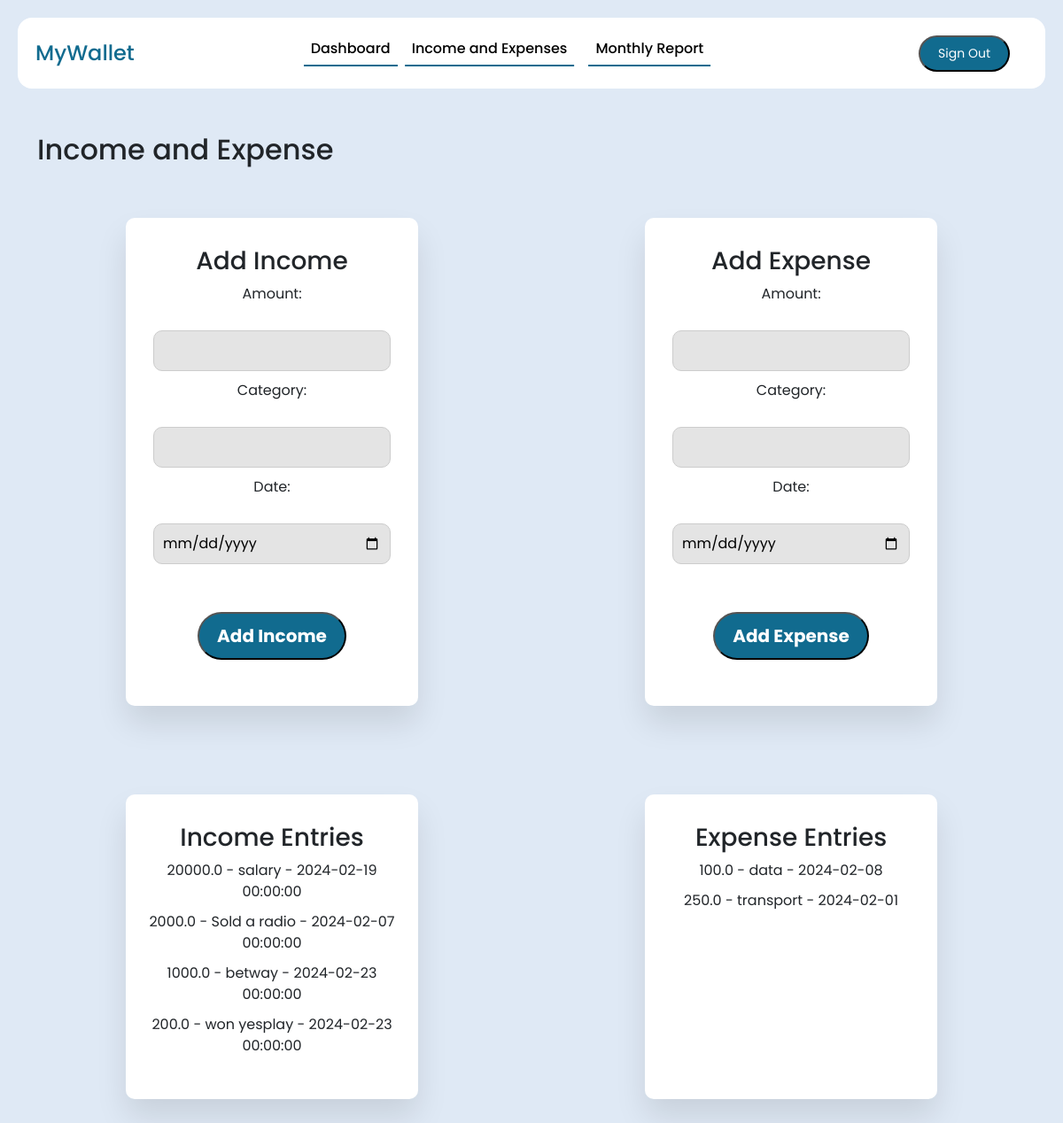
Before: /income_expense (signed in) with the older database file.
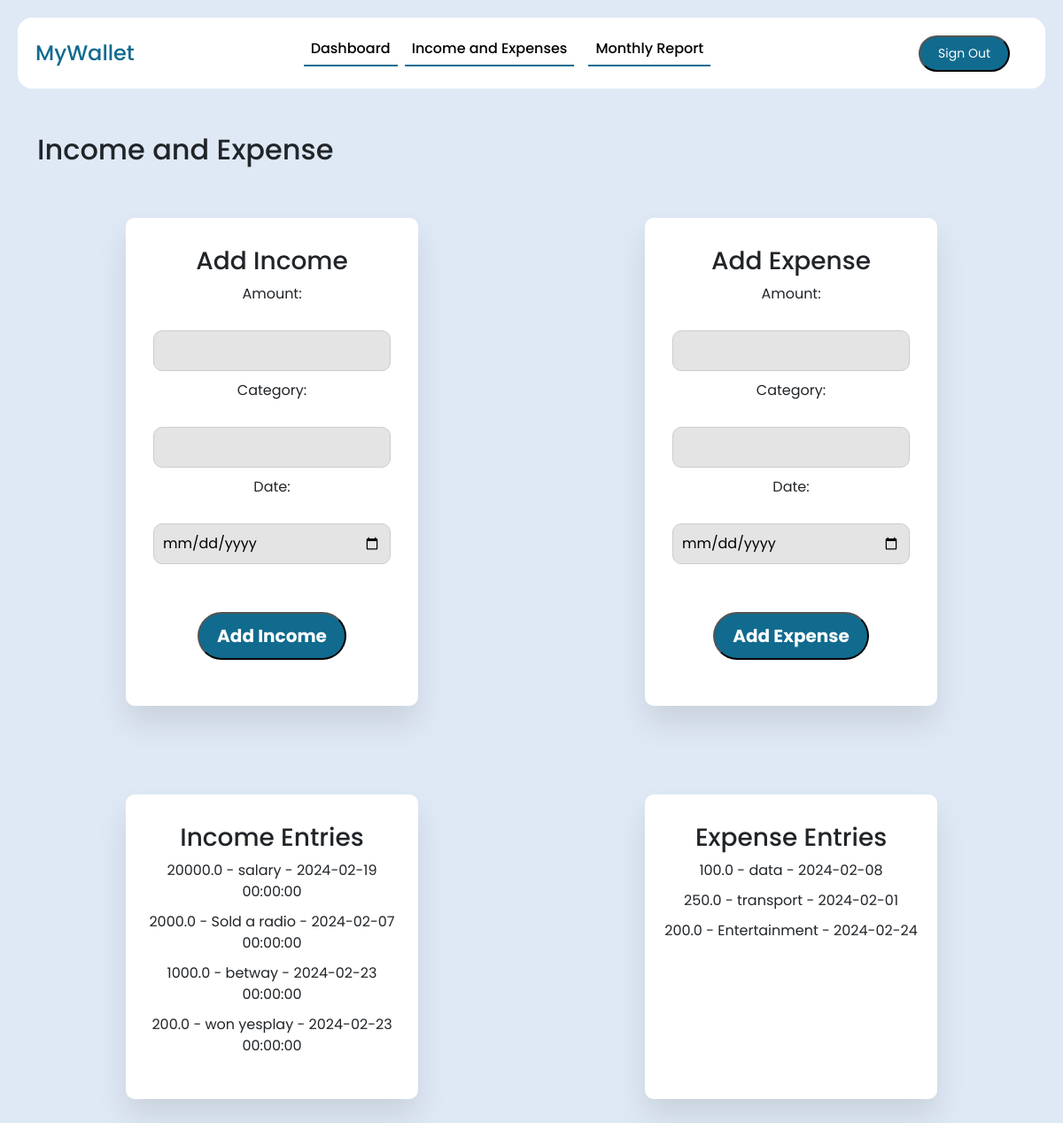
After: the same page with the newer database file.
### website/models.py (models this page shows, shortened)
class Income(db.Model):
    id = db.Column(db.Integer, primary_key=True)
    amount = db.Column(db.Float, nullable=False)
    date = db.Column(db.DateTime(timezone=True),default=func.now())
    category = db.Column(db.String(50), nullable=False)
    user_id = db.Column(db.Integer, db.ForeignKey('user.id'), nullable=False)

class Expense(db.Model):
    id = db.Column(db.Integer, primary_key=True)
    amount = db.Column(db.Float, nullable=False)
    date = db.Column(db.Date, nullable=False)
    category = db.Column(db.String(50), nullable=False)
    user_id = db.Column(db.Integer, db.ForeignKey('user.id'),nullable=False)

### website/views.py (the view)
@views.route('/income_expense')
@login_required
def income_expense():
    user = current_user #define user
    return render_template('income_expense.html', user=user)

### website/__init__.py (called while the page is built)
def create_app():
    app = Flask(__name__)
    app.config['SECRET_KEY'] = 'the secret key'
    app.config['SQLALCHEMY_DATABASE_URI'] = f'sqlite:///{DB_NAME}'
    db.init_app(app)
    from .views import views
    from .auth import auth
    from .models import User
    app.register_blueprint(views, url_prefix='/')
    app.register_blueprint(auth, url_prefix='/')
    login_manager = LoginManager()
    login_manager.login_view= 'auth.sign_in'  # type: ignore
    login_manager.init_app(app)
    @login_manager.user_loader
    def load_user(id):
        return User.query.get(int(id))
    with app.app_context(): #can remove this line if don't solve problem
        create_database()
    return app

### website/templates/income_expense.html (shortened to what this page needs)
<!DOCTYPE html>
<html lang="en">
<head>
    <link
      href="https://cdn.jsdelivr.net/npm/bootstrap@5.3.2/dist/css/bootstrap.min.css"
      rel="stylesheet"
    />
    <link rel="stylesheet" type="text/css" href="{{ url_for('static', filename='styles.css') }}">
    <link
      rel="stylesheet"
      type="text/css"
      href="{{ url_for('static', filename='navbar.css') }}"
    />
</head>
<body>
   <header class="navbar-header">
      <nav class="navbar navbar-expand-lg fixed-top">
        <div class="container-fluid">
          <a class="navbar-brand me-auto" href="{{url_for('views.home')}}">MyWallet</a>
          <div
            class="offcanvas offcanvas-end"
            tabindex="-1"
            id="offcanvasNavbar"
            aria-labelledby="offcanvasNavbarLabel"
          >
            <div class="offcanvas-body">
              <ul class="navbar-nav justify-content-center flex-grow-1 pe-3">
                <li class="nav-item">
                  <a
                    class="nav-link active"
                    aria-current="page"
                    href="{{url_for('views.dashboard')}}"
                    >Dashboard</a
                  >
                </li>
                <li class="nav-item">
                  <a
                    class="nav-link active mx-lg-2"
                    aria-current="page"
                    href="{{url_for('views.income_expense')}}"
                    >Income and Expenses</a
                  >
                </li>
                <li class="nav-item">
                  <a
                    class="nav-link active mx-lg-2"
                    aria-current="page"
                    href="{{url_for('views.monthly_report')}}"
                    >Monthly Report</a
                  >
                </li>
              </ul>
            </div>
          </div>
          <a href="{{ url_for('auth.sign_out') }}"><button class="signout-button">Sign Out</button></a>
        </div>
      </nav>
    </header>
    <div class="container">
      <h2>Income and Expense</h2>
    <div class="rex">
      <div id="income" class="wrapper">
      <h3>Add Income</h3>
    <form action="{{ url_for('views.add_income') }}" method="post">
        <label for="amount">Amount:</label><br>
        <input type="text" id="amount" name="amount" required><br>
        <label for="category">Category:</label><br>
        <input type="text" id="category" name="category" required><br>
        <label for="date">Date:</label><br>
        <input type="date" id="date" name="date" required><br><br>
        <button type="submit">Add Income</button>
    </form>
    </div>
   <div id="expense" class="wrapper" >
     <h3>Add Expense</h3>
    <form action="{{ url_for('views.add_expense') }}" method="post">
        <label for="amount">Amount:</label><br>
        <input type="text" id="amount" name="amount" required><br>
        <label for="category">Category:</label><br>
        <input type="text" id="category" name="category" required><br>
        <label for="date">Date:</label><br>
        <input type="date" id="date" name="date" required><br><br>
        <button type="submit">Add Expense</button>
    </form>
   </div>
    </div>
   <div class="rex">
    <div class="wrapper" id="entries">
       <h3>Income Entries</h3>
    <ul>
        {% for income_entry in user.income_entries %}
            <li>{{ income_entry.amount }} - {{ income_entry.category }} - {{ income_entry.date }}</li>
        {% endfor %}
    </ul>
    </div>
    <div class="wrapper" id="entries">
    <h3>Expense Entries</h3>
    <ul>
        {% for expense_entry in user.expense_entries %}
            <li>{{ expense_entry.amount }} - {{ expense_entry.category }} - {{ expense_entry.date }}</li>
        {% endfor %}
    </ul>
   </div>
   </div>
    </div>
    </body>
</html>

Changed rows visible on the page:
added Expense: amount "200.0", category "Entertainment", date "2024-02-24"
